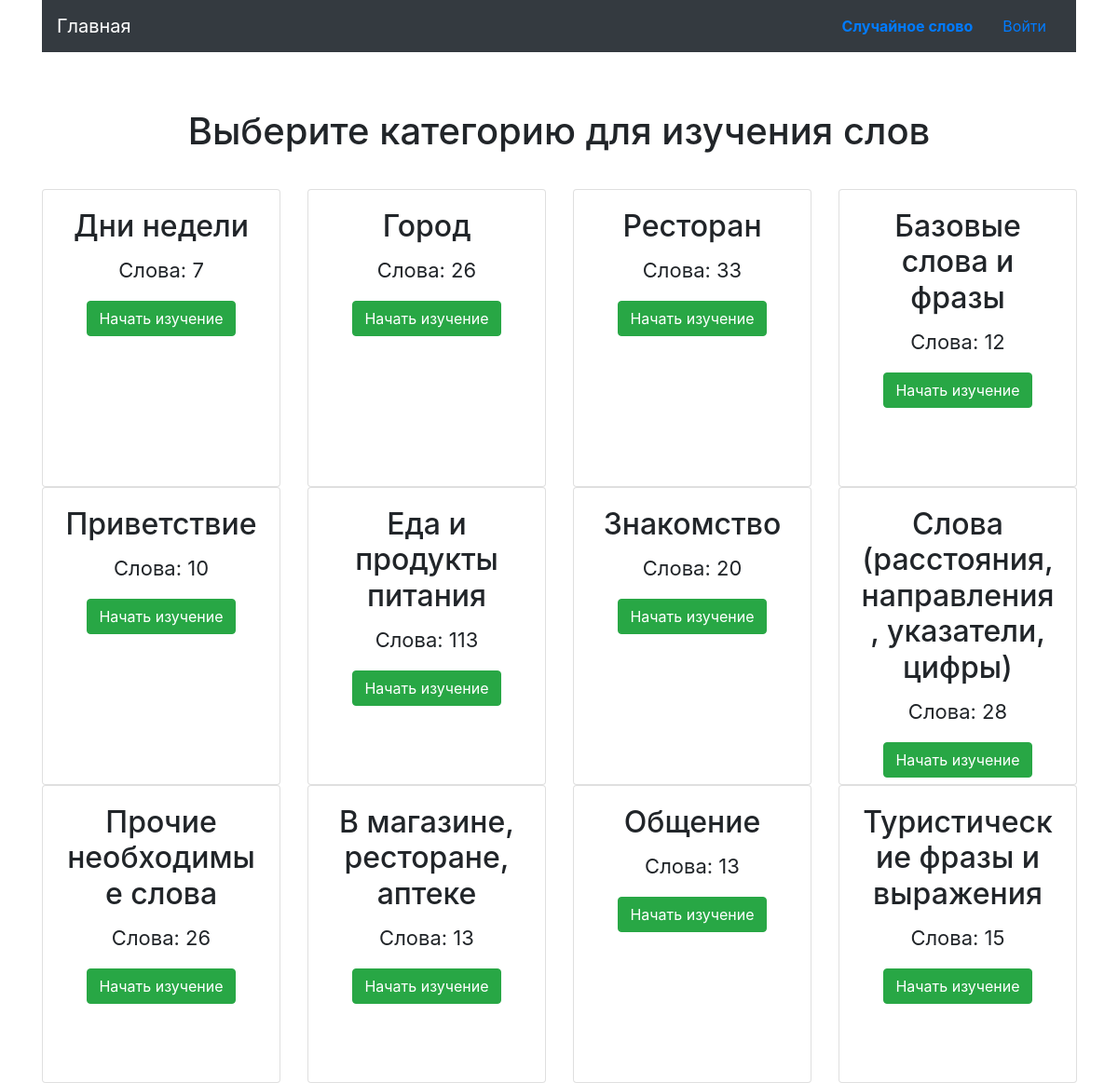
The page / on the database its author committed.
### main_app/card/models.py (models this page shows, shortened)
class BaseModel(db.Model):
    __abstract__ = True
    __table_args__ = {'sqlite_autoincrement': True}     # remove if postgres
    id = db.Column(db.Integer, primary_key=True)

class Category(BaseModel):
    __tablename__ = 'category'
    name = db.Column(db.String(128), unique=True, nullable=False)
    image = db.Column(db.String(1024), nullable=True)
    background = db.Column(db.String(1024), nullable=True)
    @classmethod
    def all(cls) -> list:
        categories = db.session.query(Category).all()
        return categories
    @property
    def count_words(self) -> int:
        count_words = db.session.query(CategoryCards).filter(CategoryCards.category_id==self.id).count()
        return count_words

### main_app/card/views.py (the view)
@card.route('/')
def index():
    categories = Category.all()
    return render_template('main/index.html', categories=categories)

### main_app/templates/main/index.html
{% extends 'main/layout.html' %}
{% block content %}
<div class="container">
	<div class="row">
		<div class="col-md-12 text-center">
			<h1>Выберите категорию для изучения слов</h1>
		</div>
	</div>
</div>
<div class="container card-main">
	<div class="row">
		{% for category in categories %}
		<div class="col-sm-3 col-xs-2 text-center">
			<div class="card" style="width: 16rem; height: 20rem;">
				<center>
					<div class="card-body">
						<h2 class="card-title">{{ category.name }}</h2>
						<p class="card-text">Слова: {{ category.count_words }}</p>
						<a href="{{ url_for('card.category', category_id=category.id) }}" class="btn btn-success">Начать изучение</a>
					</div>
				</center>
			</div>
		</div>
		{% endfor %}
	</div>
</div>
{% endblock %}

### main_app/templates/main/layout.html (shortened to what this page needs)
<!doctype html>
<html lang="en">
  <head>
    <link rel="stylesheet" href="https://maxcdn.bootstrapcdn.com/bootstrap/4.0.0/css/bootstrap.min.css">
  </head>
  <body>
    <div class="container">
      <nav class="navbar navbar-dark bg-dark">
        <a class="navbar-brand" href="{{ url_for('card.index') }}">Главная</a>
        <ul class="nav justify-content-end">
          <li class="nav-item">
            <a class="nav-link" href="{{ url_for('card.random_word') }}"><b>Случайное слово</b></a>
          </li>
          {% if current_user.is_authenticated %}
          <li class="nav-item">
            <span class="nav-link disabled">{{ current_user.name }} ({{ current_user.email }})</span>
          </li>
          <li class="nav-item">
            <a class="nav-link" href="{{ url_for('auth.logout') }}">Выход</a>
          </li>
          {% else %}
          <li class="nav-item">
            <a class="nav-link" href="{{ url_for('auth.login') }}">Войти</a>
          </li>
          {% endif %}
        </ul>
      </nav>
    </div>
    <div class="container">
      <div class="row">
        <div class="col-md-12 text-center">
        </div>
      </div>
    </div>
  {% block content %}{% endblock %}
  </body>
</html>

### main_app/templates/main/layout.html (style rules this page uses)
.card-text { font-size: 22px; }
.row, .card-main { margin-top: 30px; }

### rows shown on the page
Category: name "Дни недели", count_words "7"
Category: name "Город", count_words "26"
Category: name "Ресторан", count_words "33"
Category: name "Базовые слова и фразы", count_words "12"
Category: name "Приветствие", count_words "10"
Category: name "Еда и продукты питания", count_words "113"
Category: name "Знакомство", count_words "20"
Category: name "Слова (расстояния, направления, указатели, цифры)", count_words "28"
Category: name "Прочие необходимые слова", count_words "26"
Category: name "В магазине, ресторане, аптеке", count_words "13"
Category: name "Общение", count_words "13"
Category: name "Туристические фразы и выражения", count_words "15"
